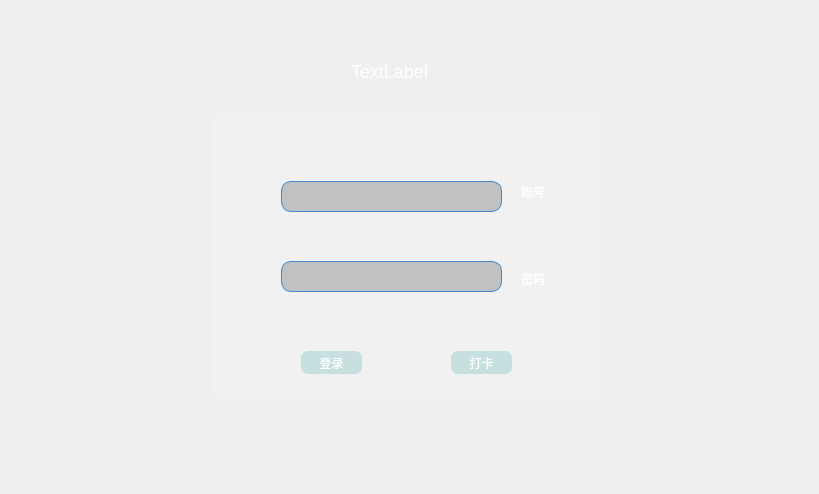
<?xml version="1.0" encoding="UTF-8"?>
<ui version="4.0">
 <class>Widget</class>
 <widget class="QWidget" name="Widget">
  <property name="geometry">
   <rect>
    <x>0</x>
    <y>0</y>
    <width>819</width>
    <height>494</height>
   </rect>
  </property>
  <property name="windowTitle">
   <string>Widget</string>
  </property>
  <property name="styleSheet">
   <string notr="true">
border-image: url(:/new/prefix1/static/images/bg.jpg);
background-size: cover;
</string>
  </property>
  <layout class="QGridLayout" name="gridLayout">
   <item row="0" column="0">
    <widget class="QWidget" name="widget_2" native="true">
     <widget class="QLabel" name="lb_time_show">
      <property name="geometry">
       <rect>
        <x>340</x>
        <y>40</y>
        <width>161</width>
        <height>41</height>
       </rect>
      </property>
      <property name="styleSheet">
       <string notr="true">text-align:center;
color:#fff;
font-size:18px;
border-image: none;</string>
      </property>
      <property name="text">
       <string>TextLabel</string>
      </property>
     </widget>
     <widget class="QWidget" name="widget" native="true">
      <property name="geometry">
       <rect>
        <x>200</x>
        <y>100</y>
        <width>391</width>
        <height>291</height>
       </rect>
      </property>
      <property name="styleSheet">
       <string notr="true">border-image:none;
border-radius:16px;
background:rgba(255,255,255,0.1);
color:#fff</string>
      </property>
      <widget class="QLineEdit" name="le_name">
       <property name="geometry">
        <rect>
         <x>70</x>
         <y>70</y>
         <width>221</width>
         <height>31</height>
        </rect>
       </property>
       <property name="styleSheet">
        <string notr="true">border-radius: 10px;
border: 1px solid #4288CE;
background:rgba(0,0,0,0.2);
color:#fff;
border-image:none;</string>
       </property>
      </widget>
      <widget class="QLineEdit" name="le_psw">
       <property name="geometry">
        <rect>
         <x>70</x>
         <y>150</y>
         <width>221</width>
         <height>31</height>
        </rect>
       </property>
       <property name="styleSheet">
        <string notr="true">border-radius: 10px;
border: 1px solid #4288CE;
background:rgba(0,0,0,0.2);
color:#fff;
border-image:none;</string>
       </property>
      </widget>
      <widget class="QLabel" name="label">
       <property name="geometry">
        <rect>
         <x>310</x>
         <y>70</y>
         <width>61</width>
         <height>21</height>
        </rect>
       </property>
       <property name="styleSheet">
        <string notr="true">background:none;</string>
       </property>
       <property name="text">
        <string>账号</string>
       </property>
      </widget>
      <widget class="QLabel" name="label_2">
       <property name="geometry">
        <rect>
         <x>310</x>
         <y>160</y>
         <width>61</width>
         <height>16</height>
        </rect>
       </property>
       <property name="styleSheet">
        <string notr="true">background:none;</string>
       </property>
       <property name="text">
        <string>密码</string>
       </property>
      </widget>
      <widget class="QPushButton" name="pb_login">
       <property name="geometry">
        <rect>
         <x>90</x>
         <y>240</y>
         <width>61</width>
         <height>23</height>
        </rect>
       </property>
       <property name="styleSheet">
        <string notr="true">background: rgba(154, 207, 206,0.5);
color: rgb(255, 255, 255);
border:none;
border-radius:7px;
cursor:pointer;
border-image:none;
</string>
       </property>
       <property name="text">
        <string>登录</string>
       </property>
      </widget>
      <widget class="QPushButton" name="pb_punch">
       <property name="geometry">
        <rect>
         <x>240</x>
         <y>240</y>
         <width>61</width>
         <height>23</height>
        </rect>
       </property>
       <property name="styleSheet">
        <string notr="true">background: rgba(154, 207, 206,0.5);
color: rgb(255, 255, 255);
border:none;
border-radius:7px;
cursor:pointer;
border-image:none;
</string>
       </property>
       <property name="text">
        <string>打卡</string>
       </property>
      </widget>
     </widget>
    </widget>
   </item>
  </layout>
 </widget>
 <layoutdefault spacing="6" margin="11"/>
 <resources/>
 <connections/>
</ui>
